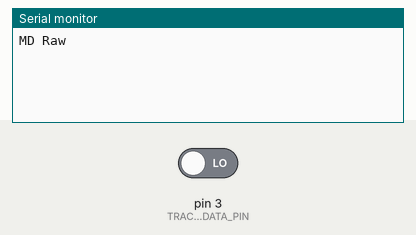
A sketch run on a simulated Arduino Uno, built with avr-gcc and run on an emulated ATmega328P. Parts: the last lines printed to the serial monitor. Inputs (shaded band) come from the test bench; at power-on: pin 3 (TRACE_DATA_PIN) LOW.

Above: at 1.2 s.
1.3 s: pin 3 (TRACE_DATA_PIN) driven HIGH
At 2.5 s:
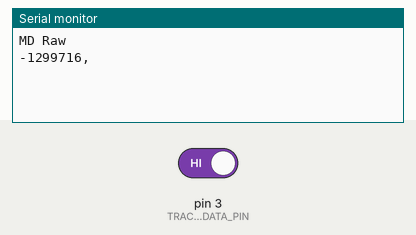
2.8 s: pin 3 (TRACE_DATA_PIN) driven LOW
At 3.7 s:
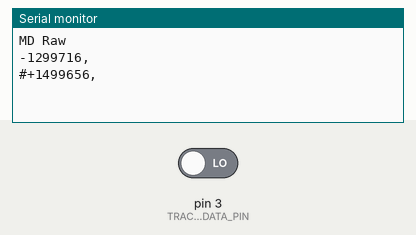

The sketch:

GenericProtocolPoller.ino
```cpp
/*
 * Generic protocol raw dumper
 * Barry Carter 2022 <barry.carter@gmail.com>
 *
 * Read from a single pin and dump the data
 *
 * Capture each pulse, encode it as text and send it to the host for decoding
 * Not massively useful on its own, but will create a basic csv to parse
 */

// we make an assumption that the protocol is going to be delimited
#define END_MSG_TIMEOUT_US 6500
#define TRACE_DATA_PIN     3

String buf = "";

volatile unsigned long startTime = 0;

void setup() {
  Serial.begin(115200);
  pinMode(TRACE_DATA_PIN, INPUT);
  Serial.println("MD Raw");
}


void waitLevel(boolean level) {
  startTime = micros();

  while (digitalReadFast(TRACE_DATA_PIN) == level) {
  }

  unsigned long pulseLen = micros() - startTime;

  // set the line levels as "-PREVIOUS_DURATION,+PREVIOUS...
  // csv delimited
  if (level == LOW) {
    buf.concat("-");
  } else if (level == HIGH) {
    buf.concat("+");
  }

  buf.concat(pulseLen);
  buf.concat(",");

  // we got a timeout between packets. Send to the host
  if (pulseLen > END_MSG_TIMEOUT_US) {
    Serial.println(buf);
    // start the message with a # so the host can process it
    buf = "#";
  }
}

// just wait for the pulses to come in. When we have a long pulse, send it to the host
void loop() {
  waitLevel(LOW);
  waitLevel(HIGH);
}
```

Measured:
- after the input at 1.3 s, the serial monitor: prints a new line at once (image 1)
- after the input at 2.8 s, the serial monitor: prints a new line at once (image 2)
